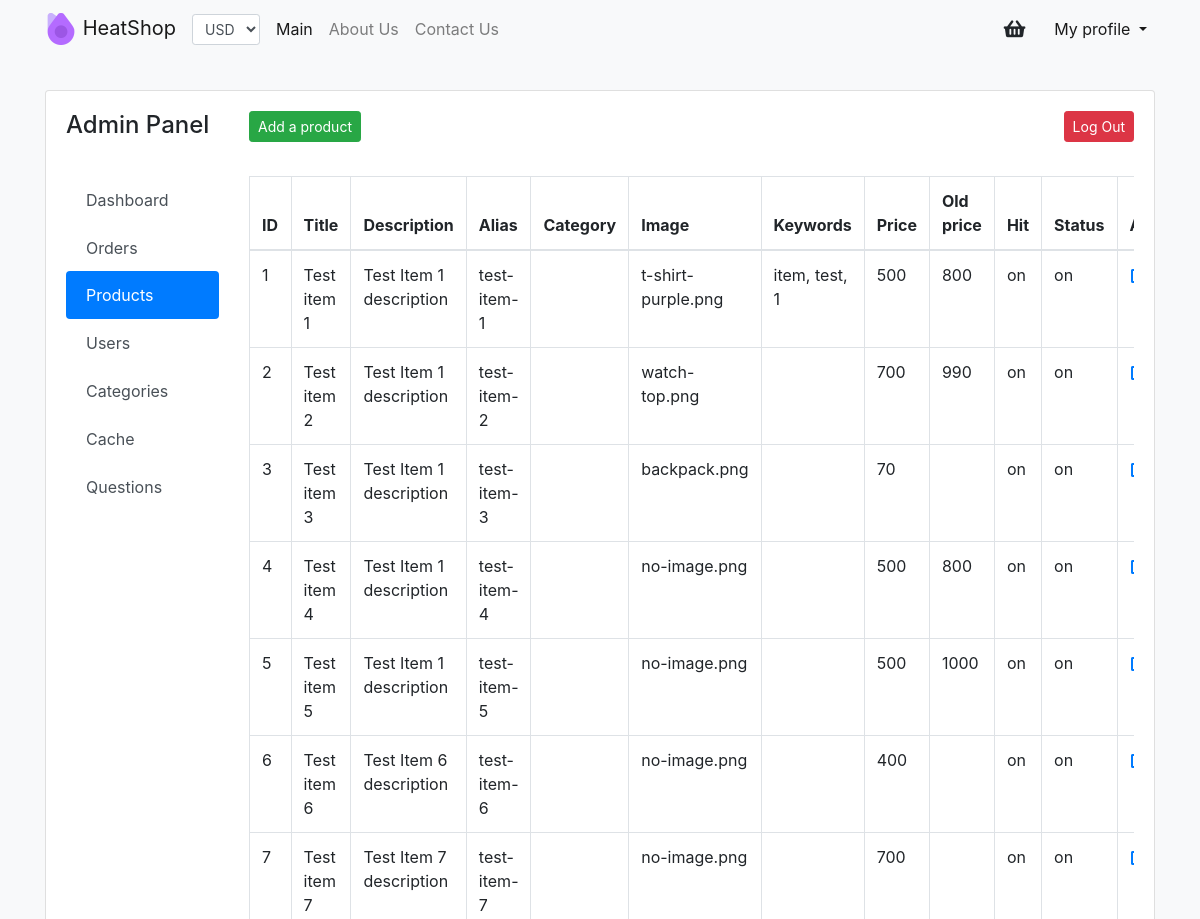
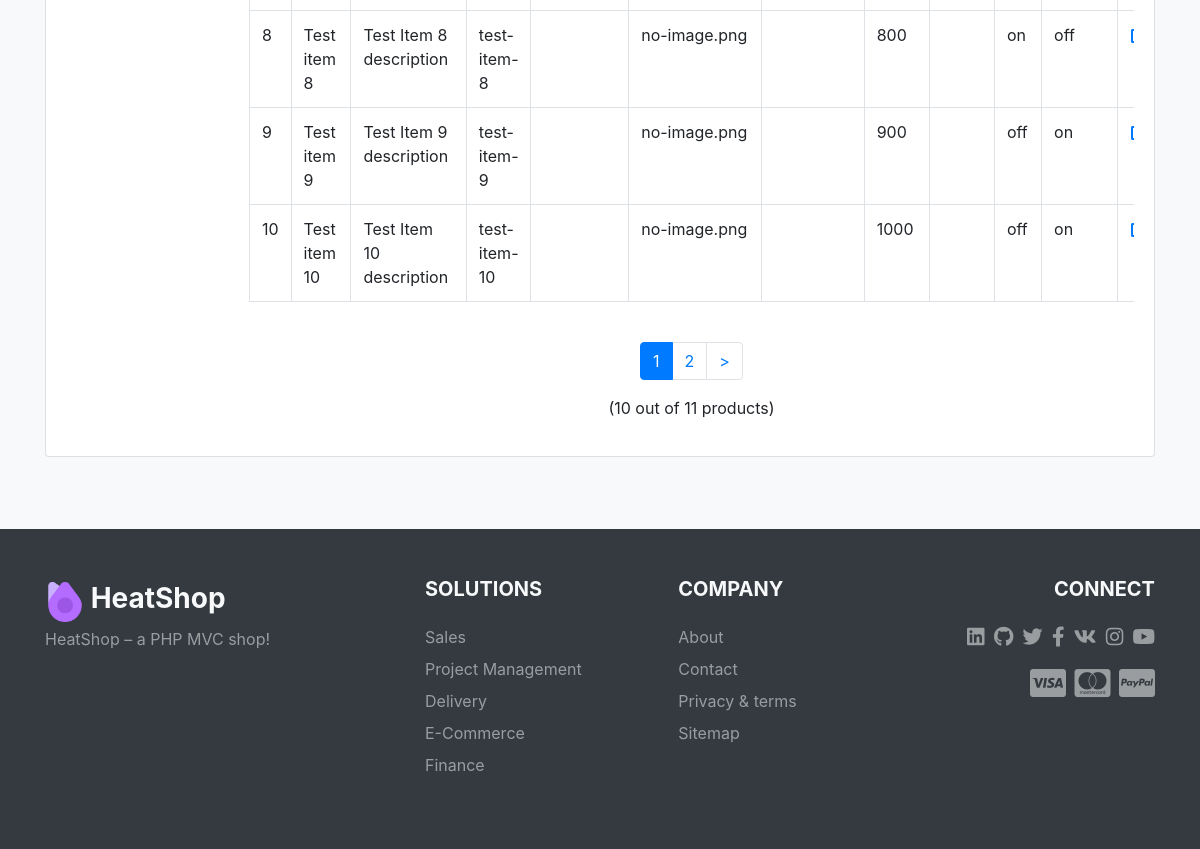
Page /admin/product (signed in) on the committed database (2 pictures, top to bottom).
### tables this page shows
CREATE TABLE `product` (
  `id` int(10) UNSIGNED NOT NULL,
  `category_id` tinyint(3) UNSIGNED NOT NULL,
  `title` varchar(255) NOT NULL,
  `alias` varchar(255) NOT NULL,
  `description` varchar(255) DEFAULT NULL,
  `price` float UNSIGNED NOT NULL,
  `old_price` float UNSIGNED DEFAULT NULL,
  `status` enum('on','off') NOT NULL DEFAULT 'on',
  `keywords` varchar(255) DEFAULT NULL,
  `info` text DEFAULT NULL,
  `img` varchar(255) NOT NULL DEFAULT 'no-image.png',
  `hit` enum('on','off') NOT NULL DEFAULT 'on',
  `stock` enum('on','off') NOT NULL DEFAULT 'on'
);

### app/core/base/BaseController.php (called while the page is built, shortened)
<?php
abstract class BaseController
{
    private $route;
    private $view;
    private $data;
    private $meta = ['title' => 'HeatShop'];
    protected $layout = true;
    function __construct($route)
    {
        $this->route 	  = $route;
        $this->view 	  = $route['action'];
    }
    function set($data)
    {
        $this->data = $data;
    }
    function setMeta($title, $desc = null, $keywords = null)
    {
        $this->meta['title'] 	= $title . ' | HeatShop';
        $this->meta['desc'] 	= $desc;
        $this->meta['keywords'] = strtolower($keywords);
    }
    function getView()
    {
        $viewObj = new View($this->route, $this->layout, $this->view, $this->meta);
        $viewObj->render($this->data);
    }
}

### app/core/App.php (called while the page is built, shortened)
<?php
class App
{
    function __construct()
    {
        new Router();
    }
}

### public/index.php (called while the page is built, shortened)
<?php
new \app\core\App();

### app/controllers/admin/ProductController.php (called while the page is built, shortened)
<?php
class ProductController extends Controller
{
    function indexAction()
    {
        $page       = isset($_GET['page']) ? (int) $_GET['page'] : 1;
        $perpage    = 10;
        $count      = Product::getCountProducts();
        $pagination = new Pagination($page, $perpage, $count);
        $start      = $pagination->getStart();
        $products   = Product::getAll($start, $perpage);
    }
}

### config/db.php (called while the page is built)
<?php
return [
    'dsn' => "mysql:host=localhost;dbname=heatshop;charset=utf8",
    'user' => 'root',
    'pass' => ''
];

### app/core/Db.php (called while the page is built, shortened)
<?php
class Db
{
    private static $db = null;
    private static function connect()
    {
        if (!self::$db) {
            $config	  = include CONFIG . '/db.php';
            self::$db = new PDO($config['dsn'], $config['user'], $config['pass']);
        }
        return self::$db;
    }
    static function query($sql, $params = [])
    {
        $stmt = self::connect()->prepare($sql);
        $stmt->execute();
        return $stmt;
    }
    static function row($sql, $params = [])
    {
        $stmt = self::query($sql, $params);
        return $stmt->fetch(PDO::FETCH_ASSOC);
    }
    static function rowAll($sql, $params = [])
    {
        $stmt = self::query($sql, $params);
        return $stmt->fetchAll(PDO::FETCH_ASSOC);
    }
}

### app/models/admin/Product.php (called while the page is built, shortened)
<?php
class Product extends Model
{
    static function getAll($start, $perpage)
    {
        return Db::rowAll("SELECT * FROM `product` LIMIT {$start}, {$perpage}");
    }
    static function getCountProducts()
    {
        $stmt = Db::row('SELECT count(*) AS `count` FROM product');
        return $stmt['count'];
    }
}

### app/views/admin/product/index.php (the view, shortened to what this page needs)
<div class="card mx-auto mt-4">
    <div class="card-body">
        <div class="row mb-4">
            <div class="col-12 col-md-2 col-lg-2">
                <h4 class="card-title float-left">Admin Panel</h4>
            </div>
            <div class="col-6 col-md-4 col-lg-4">
                <a href="<?=ADMIN;?>/product/add" class="btn btn-sm btn-success">Add a product</a>
            </div>
            <div class="col-6">
                <a href="user/logout" class="btn btn-sm btn-danger float-right">Log Out</a>
            </div>
        </div>
        <div class="row">
            <div class="col-lg-2 mb-4">
                <div class="list-group">
                    <a href="<?=ADMIN;?>" class="list-group-item list-group-item-action border-0 rounded">Dashboard</a>
                    <a href="<?=ADMIN;?>/order" class="list-group-item list-group-item-action border-0 rounded ">Orders</a>
                    <a href="<?=ADMIN;?>/product" class="list-group-item list-group-item-action border-0 rounded active">Products</a>
                    <a href="<?=ADMIN;?>/user" class="list-group-item list-group-item-action border-0 rounded">Users</a>
                    <a href="<?=ADMIN;?>/category" class="list-group-item list-group-item-action border-0 rounded">Categories</a>
                    <a href="<?=ADMIN;?>/cache" class="list-group-item list-group-item-action border-0 rounded">Cache</a>
                    <a href="<?=ADMIN;?>/question" class="list-group-item list-group-item-action border-0 rounded">Questions</a>
                </div>
            </div>
            <div class="col-md-10">
                <div class="table-responsive mb-4">
                    <table class="table table-bordered table-hover">
                        <thead>
                            <tr>
                                <th>ID</th>
                                <th>Title</th>
                                <th>Description</th>
                                <th>Alias</th>
                                <th>Category</th>
                                <th>Image</th>
                                <th>Keywords</th>
                                <th>Price</th>
                                <th>Old price</th>
                                <th>Hit</th>
                                <th>Status</th>
                                <th class="text-center">Action</th>
                            </tr>
                        </thead>
                        <tbody>
                        <?php foreach ($products as $product): ?>
                            <tr>
                                <td><?=$product['id'];?></td>
                                <td><?=$product['title'];?></td>
                                <td><?=$product['description'];?></td>
                                <td><?=$product['alias'];?></td>
                                <td><?=$_SESSION['category'][$product['category_id']]['title'];?></td>
                                <td><?=$product['img'];?></td>
                                <td><?=$product['keywords'];?></td>
                                <td><?=$product['price'];?></td>
                                <td><?=$product['old_price'];?></td>
                                <td><?=$product['hit'];?></td>
                                <td><?=$product['status'];?></td>
                                <td class="text-center"><a href="<?=ADMIN;?>/product/edit?id=<?=$product['id'];?>" class="mr-3"><i class="fas fa-edit"></i></a></td>
                            </tr>
                        <?php endforeach; ?>
                        </tbody>
                    </table>
                </div>
            <?php if ($pagination->countPages > 1): ?>
                <?=$pagination;?>
                <p class="text-center">(<?=count($products);?> out of <?=$count;?> products)</p>
            <?php endif; ?>
            </div>
        </div>
    </div>
</div>

### rows in the picture
product: id "1", title "Test item 1", description "Test Item 1 description", alias "test-item-1", img "t-shirt-purple.png", keywords "item, test, 1", price "500", old_price "800", hit "on", status "on"
product: id "2", title "Test item 2", description "Test Item 1 description", alias "test-item-2", img "watch-top.png", price "700", old_price "990", hit "on", status "on"
product: id "3", title "Test item 3", description "Test Item 1 description", alias "test-item-3", img "backpack.png", price "70", hit "on", status "on"
product: id "4", title "Test item 4", description "Test Item 1 description", alias "test-item-4", img "no-image.png", price "500", old_price "800", hit "on", status "on"
product: id "5", title "Test item 5", description "Test Item 1 description", alias "test-item-5", img "no-image.png", price "500", old_price "1000", hit "on", status "on"
product: id "6", title "Test item 6", description "Test Item 6 description", alias "test-item-6", img "no-image.png", price "400", hit "on", status "on"
product: id "7", title "Test item 7", description "Test Item 7 description", alias "test-item-7", img "no-image.png", price "700", hit "on", status "on"
product: id "8", title "Test item 8", description "Test Item 8 description", alias "test-item-8", img "no-image.png", price "800", hit "on", status "off"
product: id "9", title "Test item 9", description "Test Item 9 description", alias "test-item-9", img "no-image.png", price "900", hit "off", status "on"
product: id "10", title "Test item 10", description "Test Item 10 description", alias "test-item-10", img "no-image.png", price "1000", hit "off", status "on"

### other values in the picture
$this->currentPage "1"
$this->currentPage + 1 "2"
count($products) "10"
$count "11"
form field value "USD"
